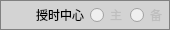
<?xml version="1.0" encoding="UTF-8"?>
<ui version="4.0">
 <class>DataTransferStateFrame</class>
 <widget class="QFrame" name="DataTransferStateFrame">
  <property name="geometry">
   <rect>
    <x>0</x>
    <y>0</y>
    <width>170</width>
    <height>30</height>
   </rect>
  </property>
  <property name="styleSheet">
   <string notr="true">#DataTransferStateFrame {
  border: 1px solid gray;
  background-color: lightgray;
}</string>
  </property>
  <property name="frameShape">
   <enum>QFrame::Box</enum>
  </property>
  <property name="frameShadow">
   <enum>QFrame::Plain</enum>
  </property>
  <property name="lineWidth">
   <number>0</number>
  </property>
  <widget class="QLabel" name="dataCenterIcon">
   <property name="geometry">
    <rect>
     <x>8</x>
     <y>5</y>
     <width>20</width>
     <height>20</height>
    </rect>
   </property>
   <property name="lineWidth">
    <number>0</number>
   </property>
   <property name="pixmap">
    <pixmap resource="../../res/icon.qrc">:/datacenter3</pixmap>
   </property>
   <property name="scaledContents">
    <bool>true</bool>
   </property>
  </widget>
  <widget class="QLabel" name="dataCenterNameLabel">
   <property name="geometry">
    <rect>
     <x>36</x>
     <y>5</y>
     <width>50</width>
     <height>20</height>
    </rect>
   </property>
   <property name="text">
    <string>授时中心</string>
   </property>
  </widget>
  <widget class="QRadioButton" name="masterRadio">
   <property name="enabled">
    <bool>false</bool>
   </property>
   <property name="geometry">
    <rect>
     <x>90</x>
     <y>5</y>
     <width>35</width>
     <height>20</height>
    </rect>
   </property>
   <property name="text">
    <string>主</string>
   </property>
  </widget>
  <widget class="QRadioButton" name="slaveRadio">
   <property name="enabled">
    <bool>false</bool>
   </property>
   <property name="geometry">
    <rect>
     <x>130</x>
     <y>5</y>
     <width>35</width>
     <height>20</height>
    </rect>
   </property>
   <property name="text">
    <string>备</string>
   </property>
  </widget>
 </widget>
 <resources>
  <include location="../../res/icon.qrc"/>
 </resources>
 <connections/>
</ui>
